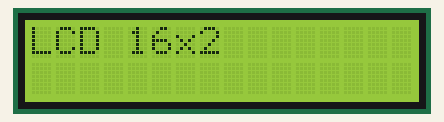
Recording of a sketch running on a simulated Arduino Uno, built with avr-gcc and run on an emulated ATmega328P. Parts: 16×2 character LCD.

Above: at 0.1 s.
At 1.1 s:
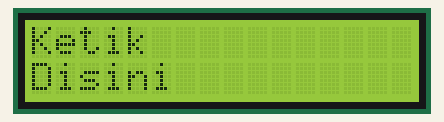

The sketch:

LCD_16x2_-_I2C.ino
```cpp
#include <LiquidCrystal_I2C.h>
LiquidCrystal_I2C lcd(0x27, 16, 2);
void setup()
{
  lcd.begin();
  lcd.setCursor(0,0);
  lcd.print("LCD 16x2");
  delay(1000);
}
void loop()
{
  lcd.clear();
  lcd.setCursor(0,0);
  lcd.print("Ketik");
  lcd.setCursor(0,1);
  lcd.print("Disini");
  delay(100);
}
```
